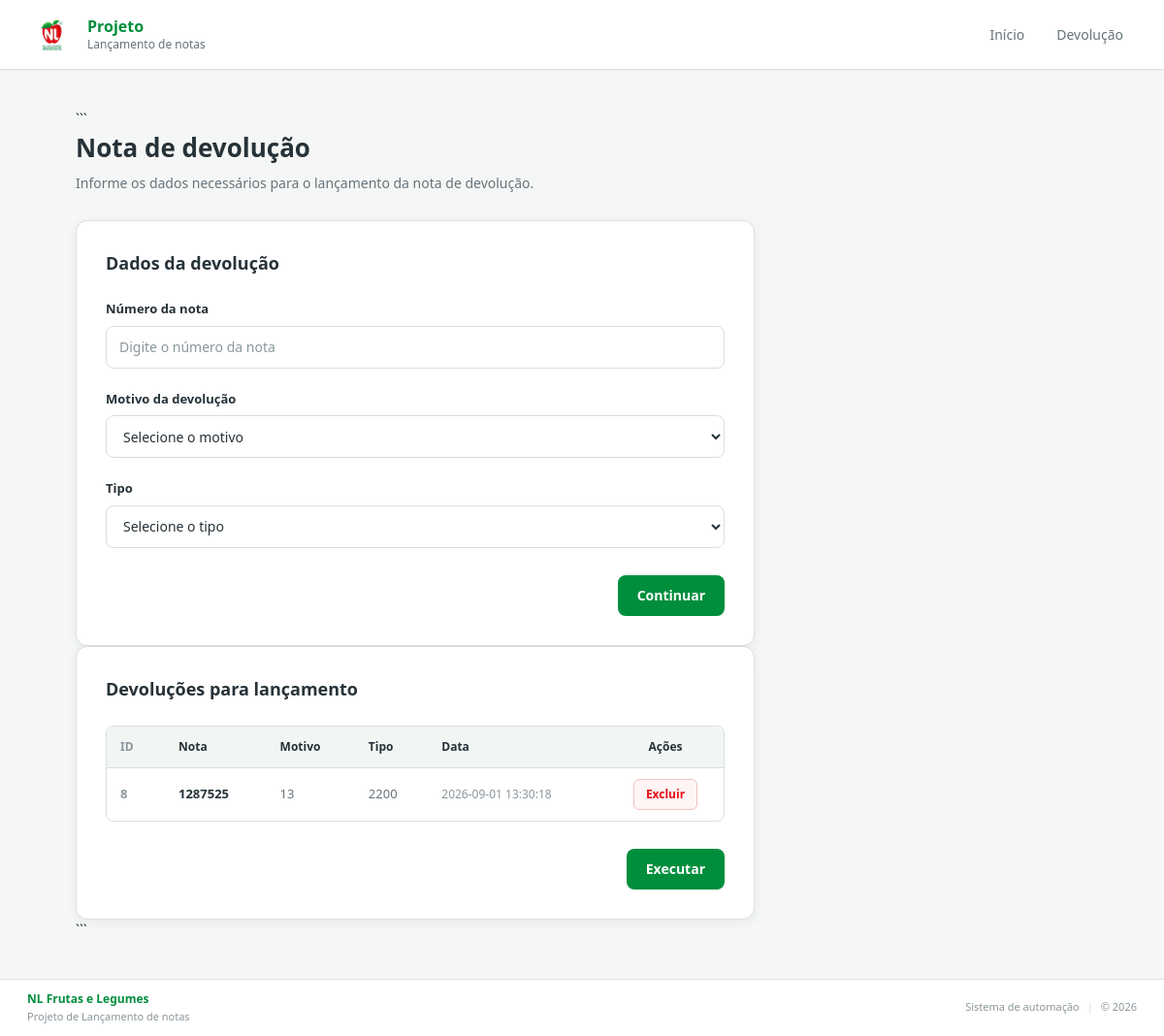
Page /devolucao on the earlier database version.
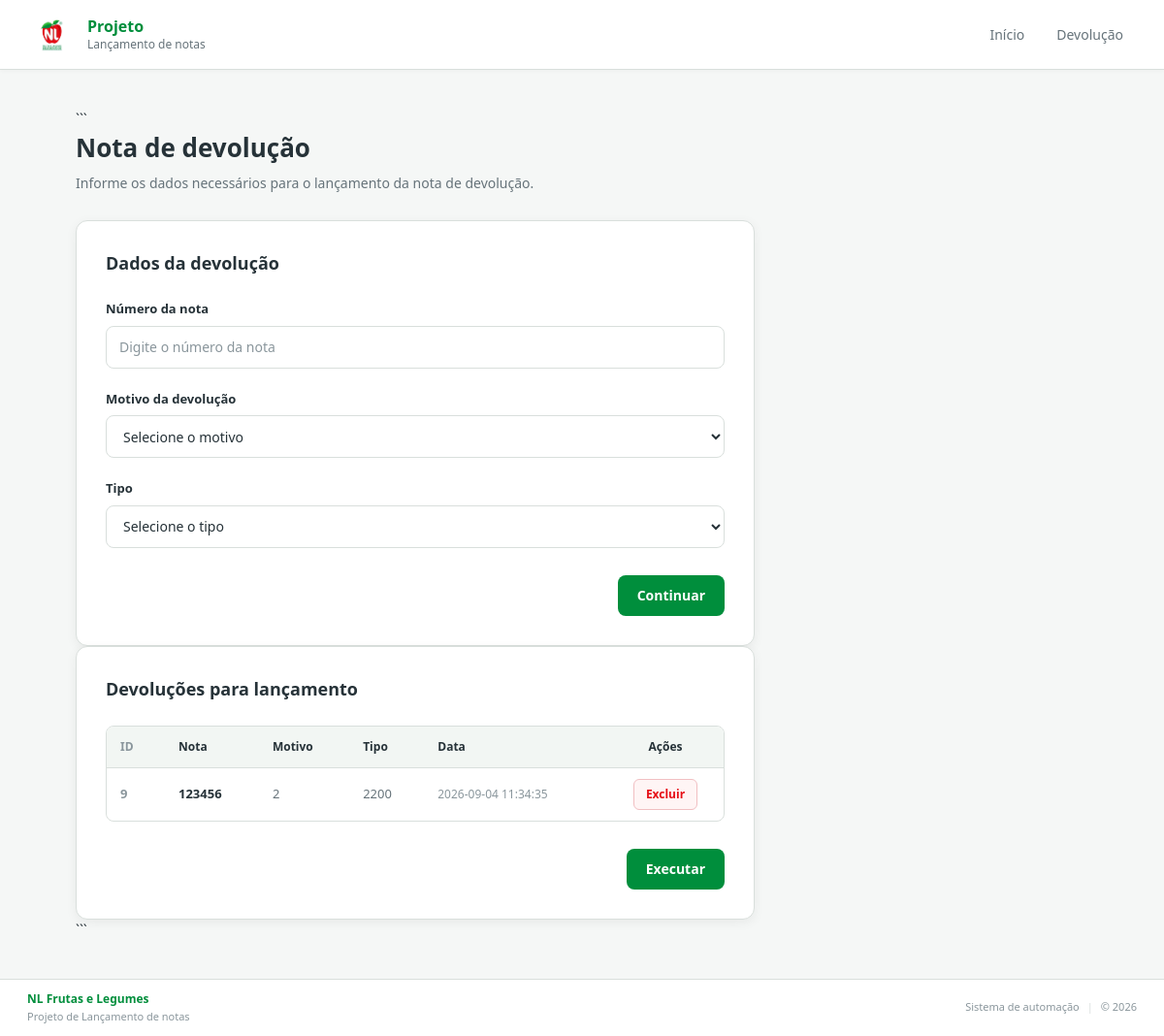
Same page on the later database version.
### tables this page shows
CREATE TABLE devolucoes (

            id INTEGER PRIMARY KEY AUTOINCREMENT,

            numero_nota INTEGER NOT NULL,

            motivo INTEGER NOT NULL,

            tipo INTEGER NOT NULL,

            data_lancamento DATETIME DEFAULT CURRENT_TIMESTAMP

        );

### main.py (the view, shortened to what this page needs)
@app.route("/devolucao", methods=["GET", "POST"])
def devolucao():
    devolucoes = listar_devolucoes()
    return render_template(
        "devolucao.html",
        devolucoes=devolucoes
    )

### database.py (called while the page is built)
def conectar():
    PASTA_DATABASE.mkdir(parents=True,exist_ok=True)
    conexao = sqlite3.connect(ARQUIVO_DATABASE)
    conexao.row_factory = sqlite3.Row
    return conexao

def listar_devolucoes():
    conexao = conectar()
    cursor = conexao.cursor()
    cursor.execute("""
        SELECT
            id,
            numero_nota,
            motivo,
            tipo,
            data_lancamento
        FROM devolucoes
        ORDER BY id DESC
    """)
    devolucoes = cursor.fetchall()
    conexao.close()
    return [
        dict(devolucao)
        for devolucao in devolucoes
    ]

### templates/devolucao.html (shortened to what this page needs)
{% extends "base.html" %}
{% block content %}
<section class="devolucao">
```
<div class="page-title">
    <h1>Nota de devolução</h1>
    <p>Informe os dados necessários para o lançamento da nota de devolução.</p>
</div>
<div class="form-card">
    <h2>Dados da devolução</h2>
    <form method="POST" action="{{ url_for('devolucao') }}">
        <div class="form-group">
            <label for="numero_nota">Número da nota</label>
            <input type="number" id="numero_nota" name="numero_nota" placeholder="Digite o número da nota" min="1" required>
        </div>
        <div class="form-group">
            <label for="motivo">Motivo da devolução</label>
            <select id="motivo" name="motivo" required>
                <option value="" selected disabled>Selecione o motivo</option>
            </select>
        </div>
        <div class="form-group">
            <label for="tipo">Tipo</label>
            <select id="tipo" name="tipo" required>
                <option value="" selected disabled>Selecione o tipo</option>
            </select>
        </div>
        <div class="form-actions">
            <button type="submit" class="btn-primary">Continuar</button>
        </div>
    </form>
</div>
{% if devolucoes %}
<div class="form-card">
    <h2>
        Devoluções para lançamento
    </h2>
    <div class="table-container">
        <table>
            <thead>
                <tr>
                    <th>ID</th>
                    <th> Nota</th>
                    <th>Motivo</th>
                    <th>Tipo</th>
                    <th>Data</th>
                    <th>Ações</th>
                </tr>
            </thead>
            <tbody>
                {% for devolucao in devolucoes %}
                <tr>
                    <td>{{ devolucao.id }}</td>
                    <td>{{ devolucao.numero_nota }}</td>
                    <td>{{ devolucao.motivo }}</td>
                    <td>{{ devolucao.tipo }}</td>
                    <td>{{ devolucao.data_lancamento }}</td>
                    <td>
                        <form method="POST"
                              action="{{ url_for('excluir_devolucao_rota', id_devolucao=devolucao.id) }}"
                              onsubmit="return confirm('Deseja realmente excluir esta devolução?');"
                        >
                            <button type="submit" class="btn-danger">Excluir</button>
                        </form>
                    </td>
                </tr>
                {% endfor %}
            </tbody>
        </table>
    </div>
    <div class="form-actions">
        <form method="POST" action="{{ url_for('executar_devolucao') }}">
            <button type="submit" class="btn-primary">Executar</button>
        </form>
    </div>
</div>
{% endif %}
```
</section>
{% endblock %}

### templates/base.html (shortened to what this page needs)
<!DOCTYPE html>
<html lang="pt-BR">
<head>
    <link rel="stylesheet" href="{{ url_for('static', filename='style.css') }}">
</head>
<body>
    <div class="app">
        {% include "components/header.html" %}
        <main class="main">
            {% block content %}
            {% endblock %}
        </main>
        {% include "components/footer.html" %}
    </div>
</body>
</html>

### templates/components/header.html
<header class="header">
    <div class="header-container">
        <a href="{{ url_for('index') }}" class="header-brand">
        <img src="{{ url_for('static', filename='logo.png') }}" alt="NL Frutas e Legumes" class="brand-logo">
            <div class="brand-text">
                <span class="brand-title">Projeto</span>
                <span class="brand-subtitle">Lançamento de notas</span>
            </div>
        </a>
        <nav class="header-navigation">
            <a href="{{ url_for('index') }}" class="navigation-link">Início</a>
            <a href="{{ url_for('devolucao') }}" class="navigation-link">Devolução</a>
        </nav>
    </div>
</header>

### templates/components/footer.html
<footer class="footer">
    <div class="footer-container">
        <div class="footer-brand">
            <span class="footer-brand-title">NL Frutas e Legumes</span>
            <span class="footer-brand-subtitle">Projeto de Lançamento de notas</span>
        </div>
        <div class="footer-info">
            <span>Sistema de automação</span>
            <span class="footer-separator">|</span>
            <span>© 2026</span>
        </div>
    </div>
</footer>

Differences in the rows shown:
removed devolucoes: id "8", numero_nota "1287525", motivo "13", tipo "2200", data_lancamento "2026-09-01 13:30:18"
added devolucoes: id "9", numero_nota "123456", motivo "2", tipo "2200", data_lancamento "2026-09-04 11:34:35"
